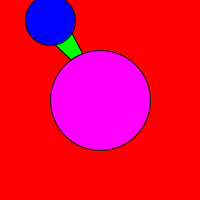
Frame 1 (no input)
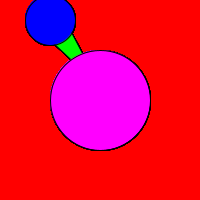
Frame 60 (the mouse pressed at the canvas centre just before this capture)
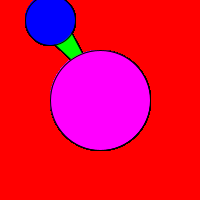
Frame 120 (the mouse held since frame 60 and released just before this capture)

The Processing sketch that drew these frames (run headless with seeded random() and noise(); from frame 60 on, the mouse is pressed at the canvas centre):

// Processing sketch: processing_127370
// ── processing_127370.pde

int counter;
//Name:isakv
//Date:08/01/14
//Project:Figures
 
void setup() {  //setup function called initially, only once
  size(200,200);
  background(255,0,0);
}
 
void draw() {  //draw function loops
    
   fill(0,255,0);
   triangle(100,87,50,40,70,30);
    
    fill(0,0,255);
   ellipse(50,20,50,50);
    
   fill(255,0,255);
   ellipse(100,100,100,100);
    
   
    
}

  
